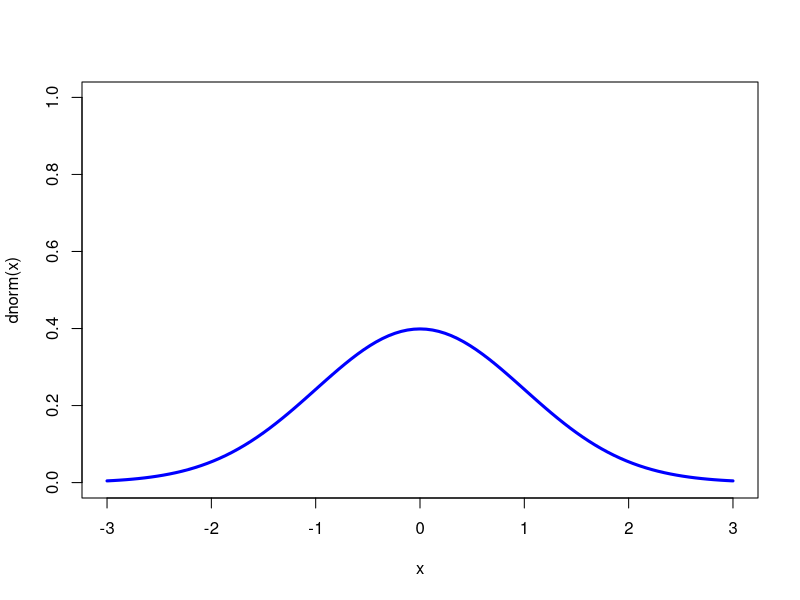

Source code (R):
## ---- chunk 1
knitr::opts_chunk$set(echo = TRUE)
## ---- chunk 2
curve(dnorm, xlim = c(-3, 3), ylim = c(0, 1), col = "blue", lwd = 3)
